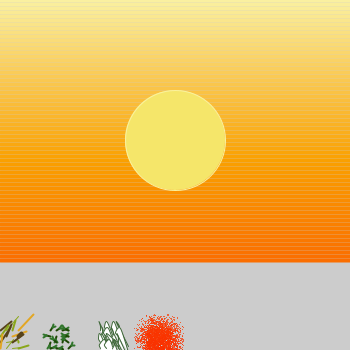
Frame 1 (no input)
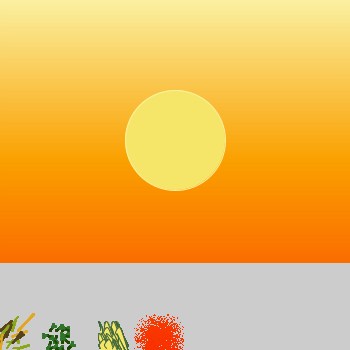
Frame 60 (the mouse pressed at the canvas centre just before this capture)
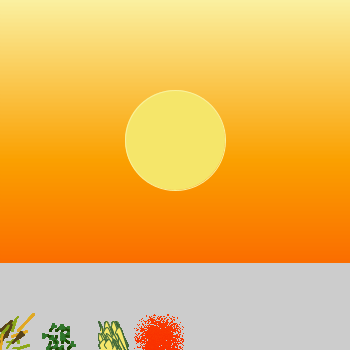
Frame 120 (the mouse held since frame 60 and released just before this capture)

The Processing sketch that drew these frames (run headless with seeded random() and noise(); from frame 60 on, the mouse is pressed at the canvas centre):

// Processing sketch: CypressScene
// ── CypressScene.pde
ArrayList<Brush> brushes;
Brush currentBrush;

Brush wheatBrush;
Brush treeBrush;
Brush flowerBrush;
Brush skySplash;

int HEIGHT = 350;
int WIDTH = 350;

Brush[][] points = new Brush[HEIGHT][WIDTH];

void setup() {
  size(350, 350);

  // Declare brushes, with none currently selected (currentBrush = null)
  currentBrush = null;
  brushes = new ArrayList<Brush>();
  wheatBrush = new WheatBrush(new MenuPosition(new Point(0, HEIGHT - 20), new Point(20, HEIGHT)));
  brushes.add(wheatBrush);
  treeBrush = new TreeBrush(new MenuPosition(new Point(50, HEIGHT - 20), new Point(70, HEIGHT)));
  brushes.add(treeBrush);
  flowerBrush = new FlowerBrush(new MenuPosition(new Point(100, HEIGHT - 20), new Point(120, HEIGHT)));
  brushes.add(flowerBrush);
  skySplash = new SkySplash(new MenuPosition(new Point(150, HEIGHT - 20), new Point(170, HEIGHT)));
  brushes.add(skySplash);
}

void draw() {
  randomSeed(16);

  drawSkyBackground();
 
  if (currentBrush != null && mousePressed &&
      mouseX > 1 && mouseX < WIDTH &&
      mouseY > 1 && mouseY < HEIGHT - 20) {
    points[mouseX][mouseY] = currentBrush;
  }

  for (int x = 0; x < points.length; x++) {
    for (int y = 0; y < points[0].length; y++) {
      if (points[x][y] != null) {
        points[x][y].draw(x, y);
      }
    }
  }

  // Draw the sun
  stroke(250, 241, 157);
  fill(245, 230, 106);
  ellipse((WIDTH / 2.0), 140, 100, 100);
}

void mouseClicked() {
  for (Brush b : brushes) {
    if (b.isInMenu(mouseX, mouseY)) {
      currentBrush = b;
      b.selectMenu();
      return;
    }
  }
}

void setSkyColor(int y) {
  stroke(250, 240 - (y * .5), 160 - y);
}

void drawSkyBackground() {
  strokeWeight(4);
  for (int y = 0; y < (HEIGHT * .75); y = y + 4) {
    setSkyColor(y);
    line(0, y, WIDTH, y);
  }
}

// ── Bush.pde
class Brush {
  public MenuPosition menuPosition;
  
  public Brush(MenuPosition mp) {
    menuPosition = mp;
    for (int i = mp.topLeft.x; i < mp.bottomRight.x; i+=6) {
      for (int j = mp.topLeft.y; j < mp.bottomRight.y; j+=6) {
        points[i][j] = this;
      }
    }
  }
  
  public void draw(int x, int y) {
    throw new RuntimeException("This should be overwritten by sub-class.");
  }
  
  public boolean isInMenu(int x, int y) {
    return menuPosition.isInMenu(x, y);
  }
  
  // Just a visual alert highlighting selection
  public void selectMenu() {
    menuPosition.selectMenu();
  }
}

// ── EraseBrush.pde
class EraseBrush extends Brush {
  public EraseBrush(MenuPosition mp) {
    super(mp);
  }
  
  public void draw(int x, int y) {
    return;
  }
}

// ── FlowerBrush.pde
class FlowerBrush extends Brush {
  public FlowerBrush(MenuPosition mp) {
    super(mp);
  }
  
  public void draw(int x, int y) {
    drawFlower(1.0 * x, 1.0 * y);
  }
  
  void drawFlower(float rootX, float rootY) {
    stroke(62, 102, 56);
    strokeWeight(1);
    //line(rootX, rootY, rootX, rootY + 16);

    float x = rootX;
    float y = rootY;
    beginShape();
    curveVertex(x, y);
    curveVertex(x, y);
    curveVertex(x+random(-3, 3), y-4);
    curveVertex(x+random(-6, 6), y-8);
    curveVertex(x+10, y+16);
    curveVertex(x+10, y+16);
    endShape();
    
  }
}

// ── FlowerBrush2.pde
class FlowerBrush2 extends Brush {
  public FlowerBrush2(MenuPosition mp) {
    super(mp);
  }
  
  public void draw(int x, int y) {
    drawFlower(1.0 * x, 1.0 * y);
  }
  
  void drawFlower(float rootX, float rootY) {
    stroke(62, 102, 56);
    strokeWeight(1);
    float x = rootX;
    float y = rootY;
    beginShape();
    curveVertex(x, y);
    curveVertex(x, y);
    curveVertex(x+random(-3, 3), y-4);
    curveVertex(x+random(-6, 6), y-8);
    curveVertex(x+10, y+16);
    curveVertex(x+10, y+16);
    endShape();
  }
}

// ── MenuPosition.pde
class MenuPosition {
  public Point topLeft;
  public Point bottomRight;
  
  public MenuPosition(Point tl, Point br) {
    this.topLeft = tl;
    this.bottomRight = br;
  }

  public boolean isInMenu(int x, int y) {
    return (topLeft.x < x) && (x < bottomRight.x) && (topLeft.y < y) && (y < bottomRight.y);
  }

  public void selectMenu() {
    stroke(255, 255, 255, 255);
    strokeWeight(4);
    line(topLeft.x + 1, topLeft.y + 1, bottomRight.x - 1, topLeft.y + 1);
    line(topLeft.x, topLeft.y, topLeft.x, bottomRight.y);
    line(bottomRight.x, bottomRight.y, topLeft.x, bottomRight.y);
    line(bottomRight.x, bottomRight.y, bottomRight.x, topLeft.y);
  }
} 

// ── Point.pde
class Point {
  public int x;
  public int y;
  
  public Point(int x, int y) {
    this.x = x;
    this.y = y;
  }
}

// ── SkySplash.pde
class SkySplash extends Brush {
  public SkySplash(MenuPosition mp) {
    super(mp);
  }

  public void draw(int x, int y) {
    stroke(252, 216, 53);
    point(x, y);
    setSkyColor(y + 36);
    for (int i = 0; i < 16 * 16; i++) {
      Point p = randomPointInCircle(new Point(x, y), 16);
      point(p.x, p.y);
    }
  }

  private Point randomPointInCircle(Point center, int radius) {
    float len = random(0, radius);
    // Intentionally not using sqrt for uniform distribution
    // so that there are more random points close to center
    float angle = random(0, TWO_PI);
    return new Point(
       center.x + round(len * sin(angle)),
       center.y - round(len * cos(angle)));
  }
}

// ── TreeBrush.pde
class TreeBrush extends Brush {
  public TreeBrush(MenuPosition mp) {
    super(mp);
  }
  
  public void draw(int x, int y) {
    float startX = 1.0 * x;
    float startY = 1.0 * y;
    float initialLen =  4;
    float angle = random(20);
    int maxDepth = 2;
    drawFractal(startX, startY, initialLen, angle, maxDepth);

  }

  void drawFractal(float startX, float startY, float len, float angle, int depth) {
    if (depth == 0) {
      return;
    }
    
    float endX = (float) (startX + len * Math.cos(angle));
    float endY = (float) (startY - len * Math.sin(angle));
    
    if (depth % 3 == 0) {
      stroke(47, 220, 34);
    } else if (depth % 3 == 1) {
      stroke(48, 117, 43);    
    } else {
      stroke(30, 71, 4);
    }
      
    line(startX, startY, endX, endY);
  
    float nextLen = len * .75;
    int nextDepth = depth - 1;
    drawFractal(endX, endY, nextLen, (float) (angle - Math.toRadians(30.0)), nextDepth);
    drawFractal(endX, endY, nextLen, (float) (angle + Math.toRadians(30.0)), nextDepth);
  }
}

// ── WheatBrush.pde
class WheatBrush extends Brush {
  public WheatBrush(MenuPosition mp) {
    super(mp);
  }
  
  public void draw(int x, int y) {
    drawGrass(1.0 * x, 1.0 * y);
  }
  
  void drawGrass(float x, float y) {
    float endX = x + random(16);
    float endY = y - random(16);
    float randColor = random(1);
    float randWeight = random(1);
    if (randColor < 0.33) {
      stroke(138, 166, 26);
    } else if (randColor < 0.66) {
      stroke(86, 66, 26);
    } else {
      stroke(226, 166, 36);
    }
    
    if (randWeight < 0.33) {
      strokeWeight(1);
    } else if (randWeight < 0.86) {
      strokeWeight(2);
    } else {
      strokeWeight(4);
    }
    
    line(x, y, endX, endY);
  }
}
